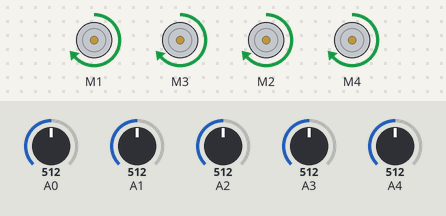
Simulated run of this sketch. Board: Arduino Uno, built with avr-gcc and run on an emulated ATmega328P. Shown: 4 × DC motor (green arrow = forward, orange = backward, longer = faster). The test bench sets the inputs (shaded band); at power-on: A0 = 512, A1 = 512, A2 = 512, A3 = 512, A4 = 512.

Above: at 1.2 s.
1.3 s: A0 set to 104
2.8 s: A0 set to 90
At 3.8 s:
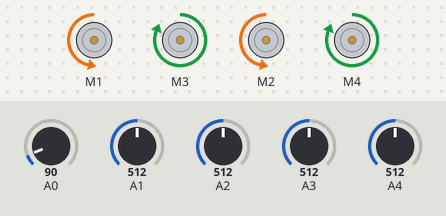
4.3 s: A1 set to 109
5.8 s: A1 set to 93
At 6.2 s:
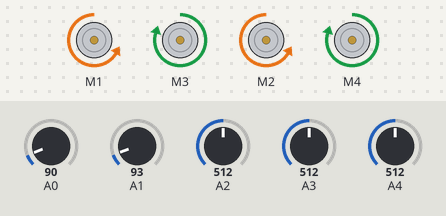
7.3 s: A1 set to 110
At 8.5 s:
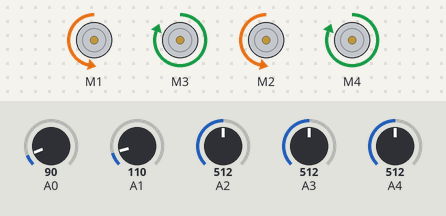
8.8 s: A1 set to 90
At 9.6 s:
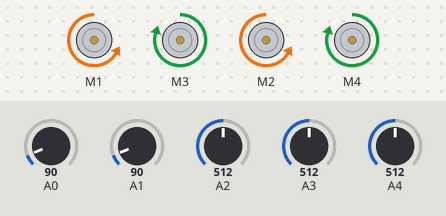
Timing chart, 0 to 11.3 s (numbered marks = the images above; inputs shaded):
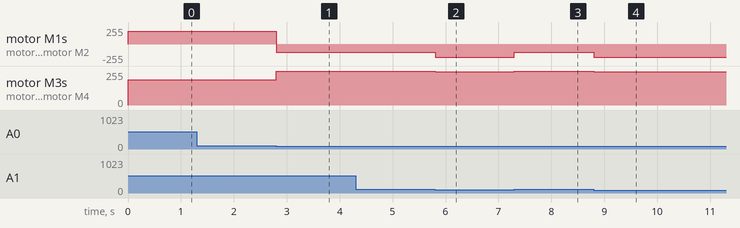

Measured:
- the behaviour switches between 100 and 99 on A0 (found by bisection; images 0 and 1)
- the behaviour switches between 101 and 100 on A1 (found by bisection; images 1 and 2)
- after the input at 1.3 s, every drawn part: stays the same
- after the input at 2.8 s, motor M1, motor M2: forward 190/255 → backward 125/255 at once; motor M3, motor M4: forward 190/255 → forward 255/255 at once
- after the input at 4.3 s, every drawn part: stays the same
- after the input at 5.8 s, motor M1, motor M2: backward 125/255 → backward 200/255 at once; motor M3, motor M4: forward 255/255 → forward 250/255 at once
- after the input at 7.3 s, motor M1, motor M2: backward 200/255 → backward 125/255 at once; motor M3, motor M4: forward 250/255 → forward 255/255 at once
- after the input at 8.8 s, motor M1, motor M2: backward 125/255 → backward 200/255 at once; motor M3, motor M4: forward 255/255 → forward 250/255 at once

The sketch:

carrinhofoda.ino
```cpp
#include <AFMotor.h>

AF_DCMotor motorDirFrente(1);
AF_DCMotor motorDirTras(2);
AF_DCMotor motorEsqFrente(3);
AF_DCMotor motorEsqTras(4);

void setup() {
  Serial.begin(9600);
}
void esquerda(){
  motorDirFrente.run(FORWARD);
  motorDirFrente.setSpeed(125);
  motorEsqFrente.run(BACKWARD);
  motorEsqFrente.setSpeed(255);
  motorDirTras.run(FORWARD);
  motorDirTras.setSpeed(125);
  motorEsqTras.run(BACKWARD);
  motorEsqTras.setSpeed(255);
}
void direita(){
  motorDirFrente.run(BACKWARD);
  motorDirFrente.setSpeed(125);
  motorEsqFrente.run(FORWARD);
  motorEsqFrente.setSpeed(255);
  motorDirTras.run(BACKWARD);
  motorDirTras.setSpeed(125);
  motorEsqTras.run(FORWARD);
  motorEsqTras.setSpeed(255);
}
void frente() {
  motorDirFrente.run(FORWARD);
  motorDirFrente.setSpeed(190);
  motorEsqFrente.run(FORWARD);
  motorEsqFrente.setSpeed(190);
  motorDirTras.run(FORWARD);
  motorDirTras.setSpeed(190);
  motorEsqTras.run(FORWARD);
  motorEsqTras.setSpeed(190);
}

void loop() {
  int valSensorEsq = analogRead(0);
  int valSensorFre = analogRead(1);
  int valSensorDir = analogRead(2);
  int valSensorDir2 = analogRead(4);
  int valSensorEsq2 = analogRead(3);

  if (valSensorEsq < 100 and valSensorDir > 100) {
    motorDirFrente.run(BACKWARD);
    motorDirFrente.setSpeed(200);
    motorEsqFrente.run(FORWARD);
    motorEsqFrente.setSpeed(250);
    motorDirTras.run(BACKWARD);
    motorDirTras.setSpeed(200);
    motorEsqTras.run(FORWARD);
    motorEsqTras.setSpeed(250);
  }
  else if (valSensorEsq > 100 and valSensorDir < 100) {
    motorDirFrente.run(FORWARD);
    motorDirFrente.setSpeed(250);
    motorEsqFrente.run(BACKWARD);
    motorEsqFrente.setSpeed(200);
    motorDirTras.run(FORWARD);
    motorDirTras.setSpeed(250);
    motorEsqTras.run(BACKWARD);
    motorEsqTras.setSpeed(200);
  }

  else if(valSensorEsq > 100 and valSensorDir > 100) {
    frente();
  }
  else {
    frente();
  }
   if ( valSensorDir > 100 and valSensorEsq < 100 and valSensorFre > 100){
    direita ();
    delay(1500);
  }

  else if ( valSensorDir < 100 and valSensorEsq > 100 and valSensorFre > 100){
    esquerda();
    delay(1500);
  }

}
```
